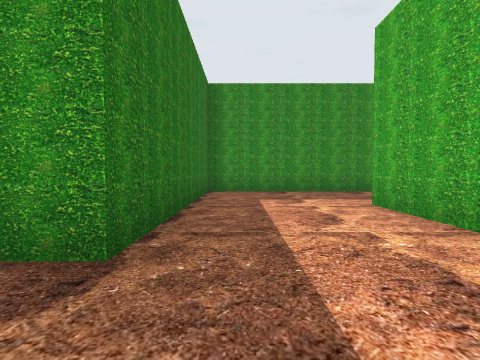
[1] (above)

22 first-person views from a walk through a Unity game level. The camera is 1.2 m above the floor, tilts 2° down and sees 80° across. The floor is counted in squares, 2 m on a side. Each view is taken from the middle of a square. On the plan, view 1 faces up. The plan holds only what a view shows up to about 9 squares ahead; the rest is blank. The place goes on beyond the plan. The player is left out.

[2]
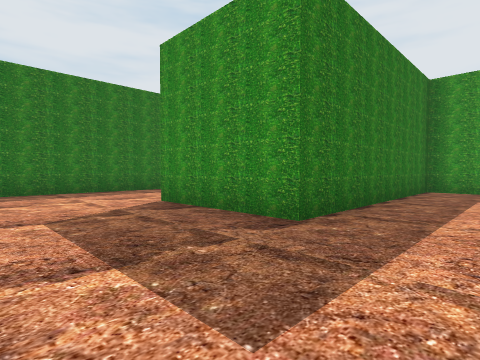

[3]
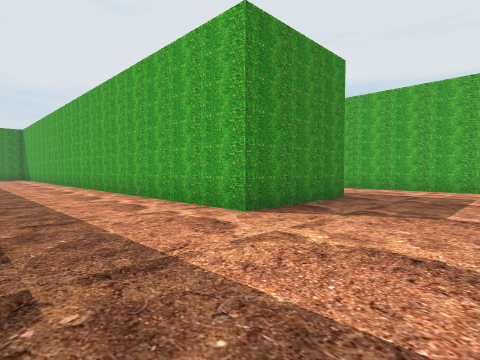

[4]
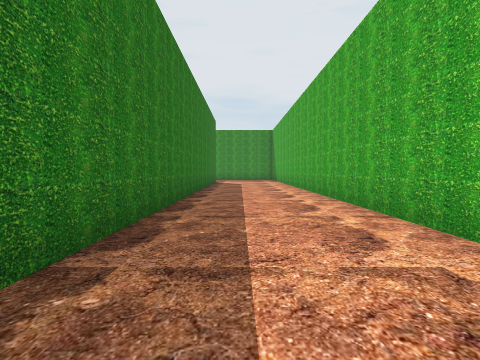

[5]
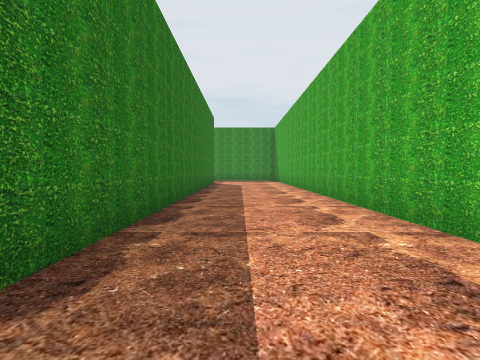

[6]
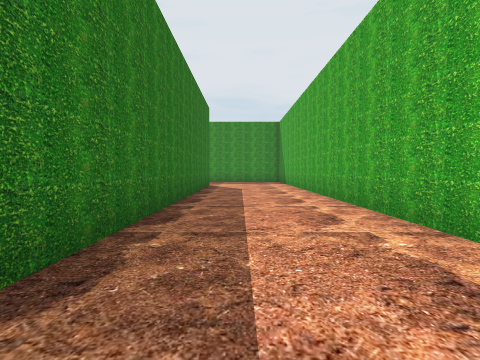

[7]
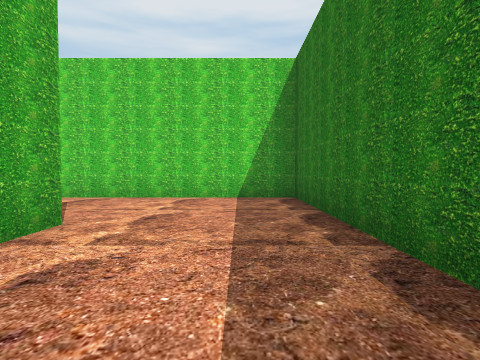

[8]
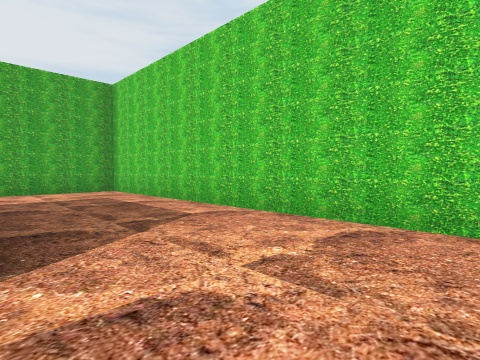

[9]
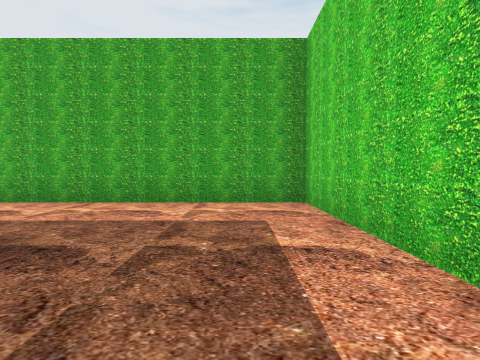

[10]
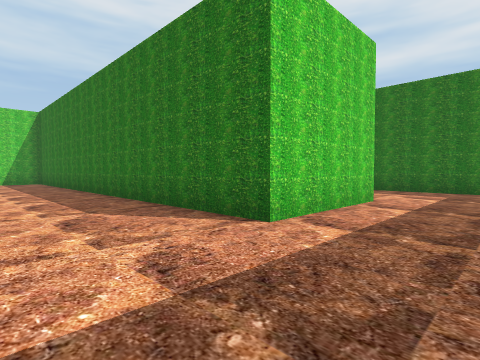

[11]
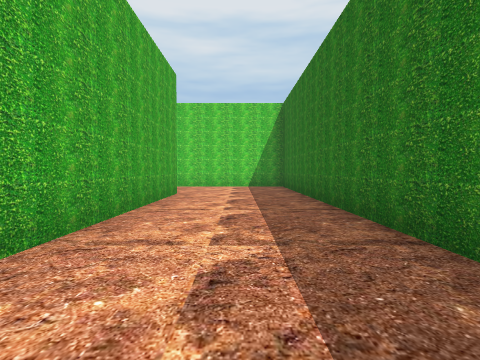

[12]
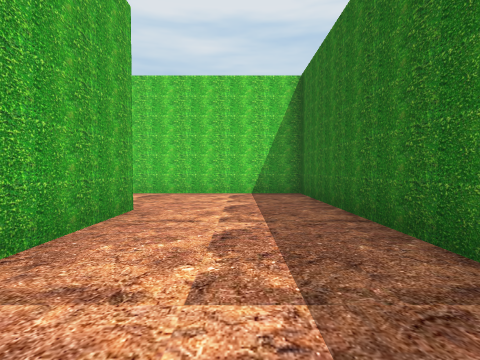

[13]
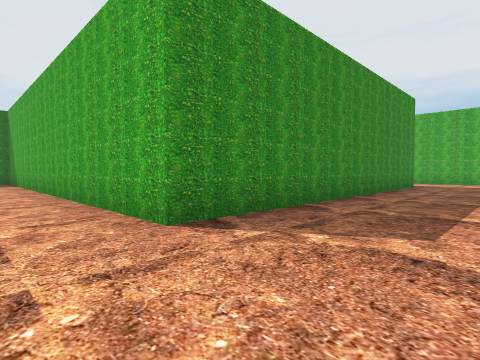

[14]
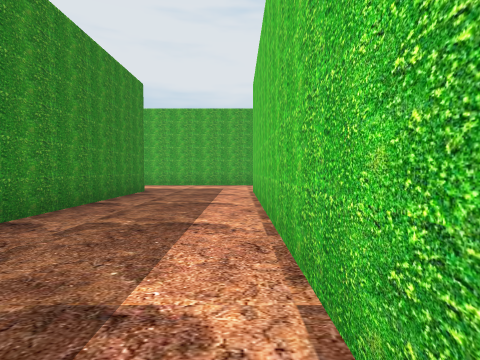

[15]
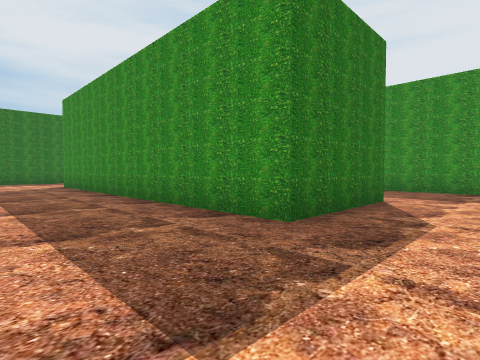

[16]
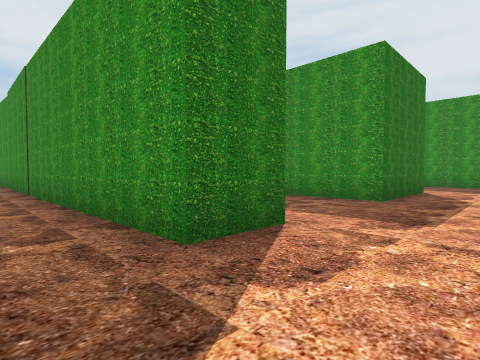

[17]
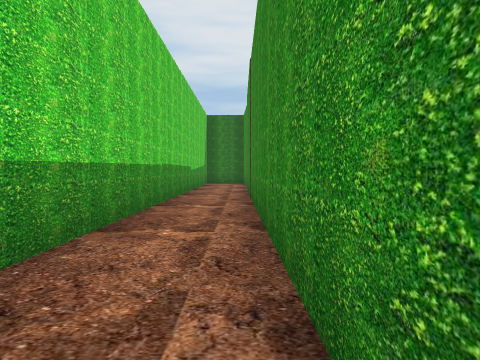

[18]
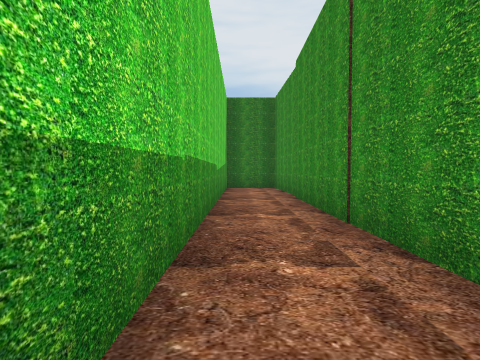

[19]
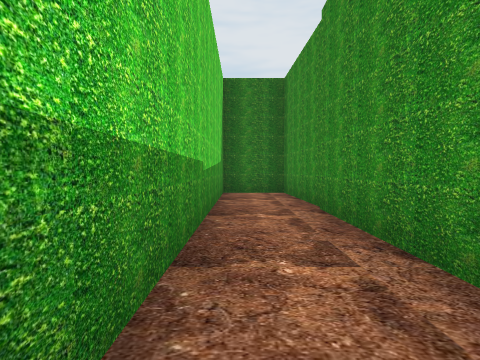

[20]
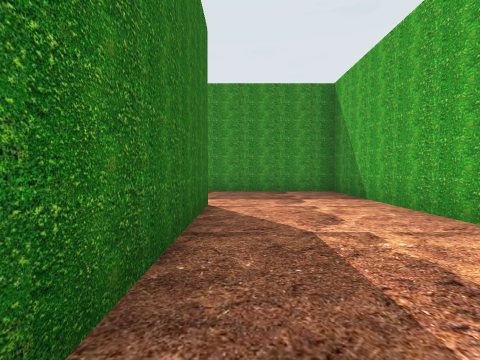

[21]
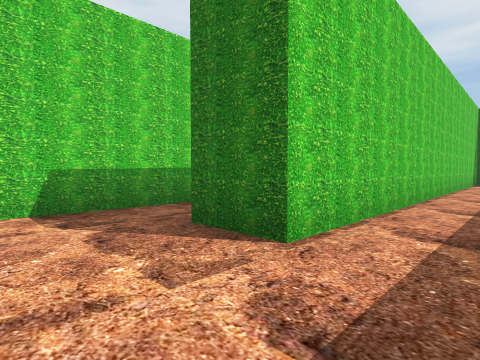

[22]
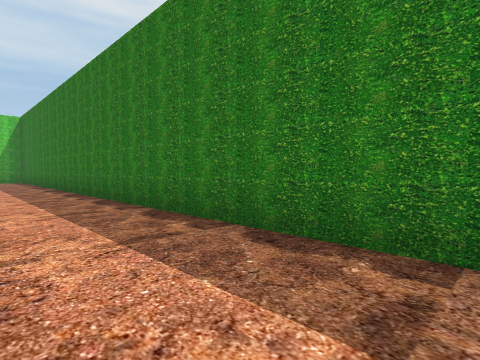

### Floor plan
Points are (right, up) in squares from view 1. A wall is a line through its corners. A room is listed if a view was taken in it or the views show most of it. See-through windows are left out.
Room 1 (views 1, 2, 3, 4, 5, 6, 7, 8, 9, 22)
walls: (2.6, 8) (-0.9, 8) (-0.9, 1.9) (-4, 1.9) (-4, 15); (-7.2, 14.9) (-7.2, -1.2) (2.3, -1.2) (2.3, 4.9)
ways out: opening at (3, 6.5) to room 2
Room 2 (views 10, 11, 12, 13, 14, 15, 20, 21)
walls: (2.3, 4.9) (5.4, 4.9) (5.4, -7.4) (18.1, -7.4); (18.1, -1.1) (18.1, -4.3) (8.6, -4.3) (8.6, 8) (2.6, 8)
ways out: opening at (3, 6.5) to room 1; opening at (19.5, -8) to room 3; opening at (19.5, -1.5)
Room 3 (views 16, 17, 18, 19)
walls: (18.1, -7.4) (18.1, -8.7) (5.4, -8.9) (5.4, -10.4) (19.6, -10.4)
ways out: opening at (19.5, -8) to room 2

Positions as (right, up) in squares from view 1, and headings:
1: (0, 0), facing up
2: (1, -1), facing up-left
3: (-7, -1), facing up-right
4: (-6, 3), facing up
5: (-6, 4), facing up
6: (-6, 6), facing up
7: (-6, 5), facing down
8: (-6, 2), facing down-right
9: (-3, 0), facing right
10: (8, 7), facing down-left
11: (7, 3), facing down
12: (7, 0), facing down
13: (7, -7), facing up-right
14: (10, -7), facing right
15: (20, -7), facing up-left
16: (20, -10), facing up-left
17: (18, -9), facing left
18: (15, -10), facing left
19: (13, -10), facing left
20: (6, 0), facing up
21: (20, -6), facing down-left
22: (-5, 15), facing down-left
